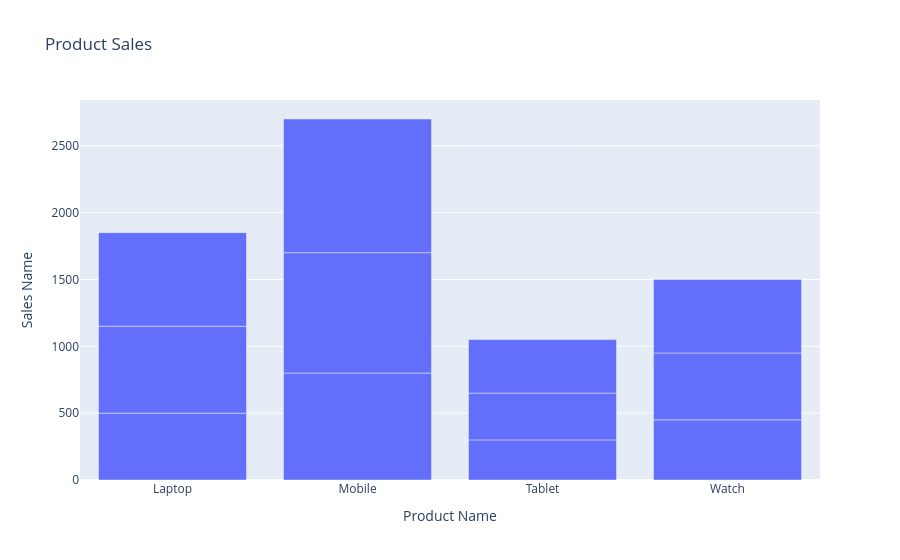

The cell this chart's notebook holds for it:
### Code cell
fig = px.bar(
    df,
    x="Product",
    y="Sales",
    labels={
        "Product":"Product Name",
        "Sales":"Sales Name"
    },
    title="Product Sales"
)

fig.show()

### Figure 1 — Plotly figure (JSON) as saved in the notebook; plotly's stock layout.template omitted (floating-point values rounded to 4 significant figures)
{"data": [{"hovertemplate": "Product Name=%{x}<br>Sales Name=%{y}<extra></extra>", "legendgroup": "", "marker": {"color": "#636efa", "pattern": {"shape": ""}}, "name": "", "orientation": "v", "showlegend": false, "textposition": "auto", "type": "bar", "x": ["Laptop", "Laptop", "Laptop", "Mobile", "Mobile", "Mobile", "Tablet", "Tablet", "Tablet", "Watch", "Watch", "Watch"], "xaxis": "x", "y": [500, 650, 700, 800, 900, 1000, 300, 350, 400, 450, 500, 550], "yaxis": "y"}], "layout": {"barmode": "relative", "legend": {"tracegroupgap": 0}, "title": {"text": "Product Sales"}, "xaxis": {"anchor": "y", "domain": [0, 1], "title": {"text": "Product Name"}}, "yaxis": {"anchor": "x", "domain": [0, 1], "title": {"text": "Sales Name"}}}}
